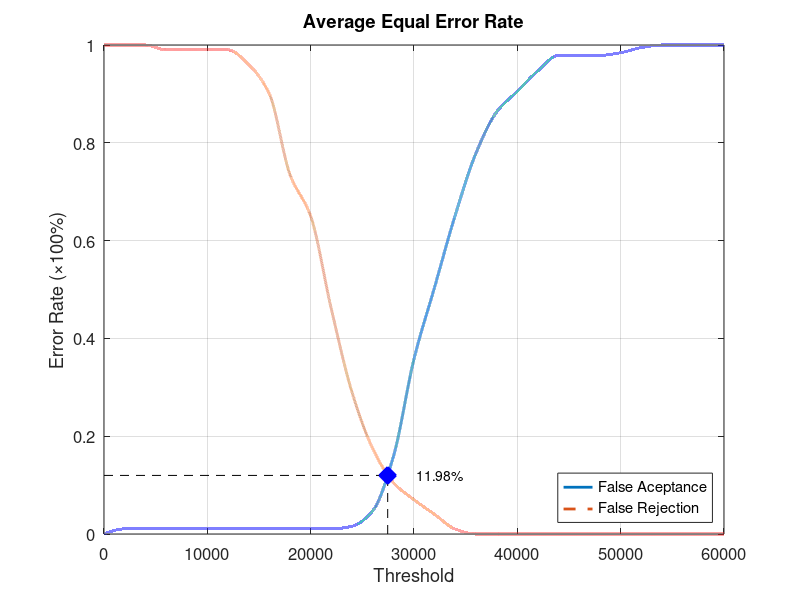
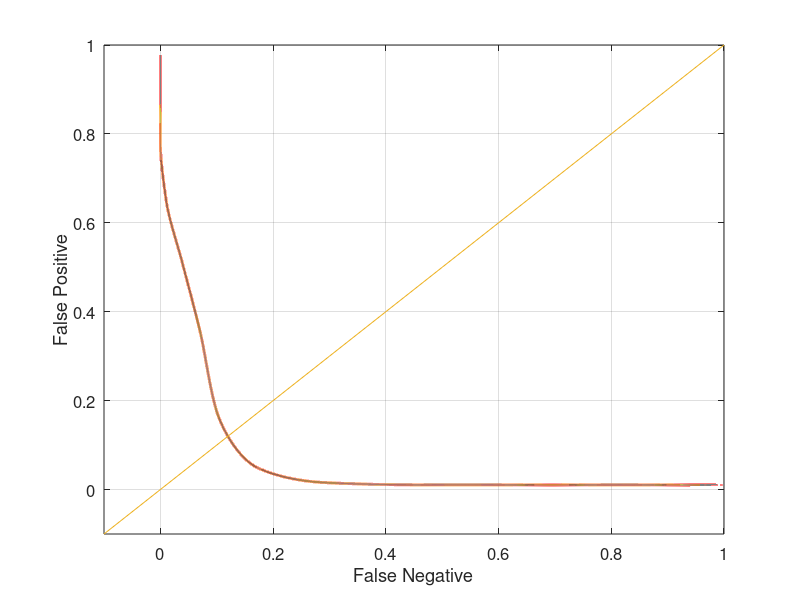

The MATLAB source for these figures, in order:
function yEER = Database4_3
close all;
clear;
clc;
x = 0:2000:60000;
xq = 0:0.5:60000;

y0 = [0 0.0105263 0.0105263 0.0105263 0.0105263 0.0105263 0.0105263 0.0105263 0.0105263 0.0105263 0.0105263 0.0105263 0.0157895 0.0473684 0.157895 0.357895 0.505263 0.652632 0.778947 0.863158 0.905263 0.947368 0.978947 0.978947 0.978947 0.984211 0.994737 1 1 1 1];
yy0 = interp1(x, y0, xq, 'pchip');
y1 = [1 1 1 0.99 0.99 0.99 0.99 0.96 0.9 0.735 0.65 0.46 0.29 0.175 0.105 0.07 0.04 0.01 0 0 0 0 0 0 0 0 0 0 0 0 0];
yy1 = interp1(x, y1, xq, 'pchip');

% Calculating EER: 
y2 = abs(y0 - y1);
find(y2 == min(y2))
yy2 = abs(yy0 - yy1);
xEER = find(yy2 == min(yy2));
xEERIndex = xq(xEER) % X-axis EER
yEER = yy0(xEER) % Y-axis EER

main = figure
plot(xq, yy0,'-','LineWidth', 2);	hold on
plot(xq, yy1,'--','LineWidth', 2);	hold on
plot([xEERIndex xEERIndex], [0 yEER], 'k--');	hold on
plot([0 xEERIndex], [yEER yEER], 'k--');	hold on
plot(xEERIndex, yEER, 'bx', 'LineWidth', 10);	hold on
text(xEERIndex + 10 * xEERIndex / 100, yEER, [num2str(round((10000 * yEER)) / 100) '%'])
legend('False Aceptance', 'False Rejection', 'Location', 'SouthEast')
xlabel('Threshold')
ylabel('Error Rate (\times100%)')
title('Average Equal Error Rate')
set(gca, 'FontSize', 12)
axis([0 60000 0 1])
grid on

print(main, 'Database4_3Main', '-dpng');
FNRxFPR = figure('Color', [1 1 1]);
plot(yy1, yy0, '-', yy1, yy0, 'LineWidth', 2);
hold on
y = -0.1:0.1:1
plot(y, y); 
set(gca, 'FontSize', 12)
xlabel('False Negative')
ylabel('False Positive')
axis([-0.1 1 -0.1 1])
set(gca, 'FontSize', 12)
grid on

print(FNRxFPR, 'Database4_3FNRxFPR','-dpng');
end
